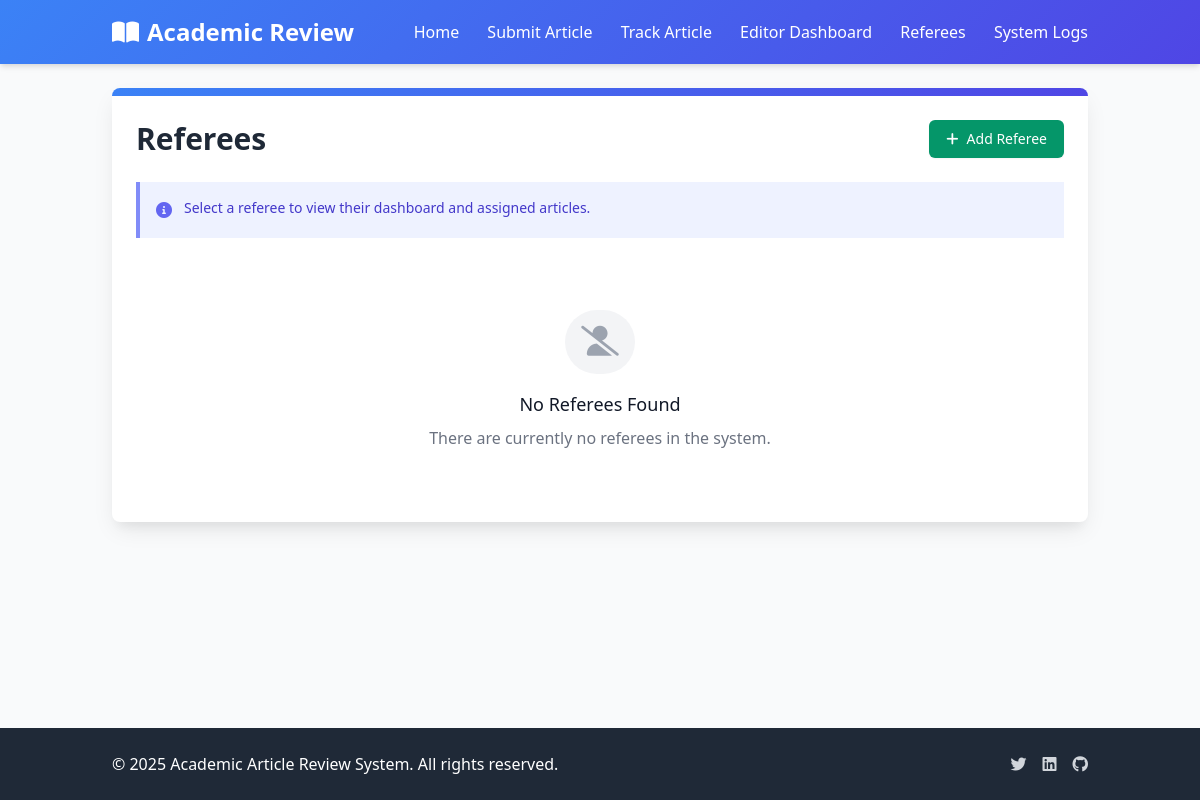
/referees/, run on an earlier commit of the app's database.
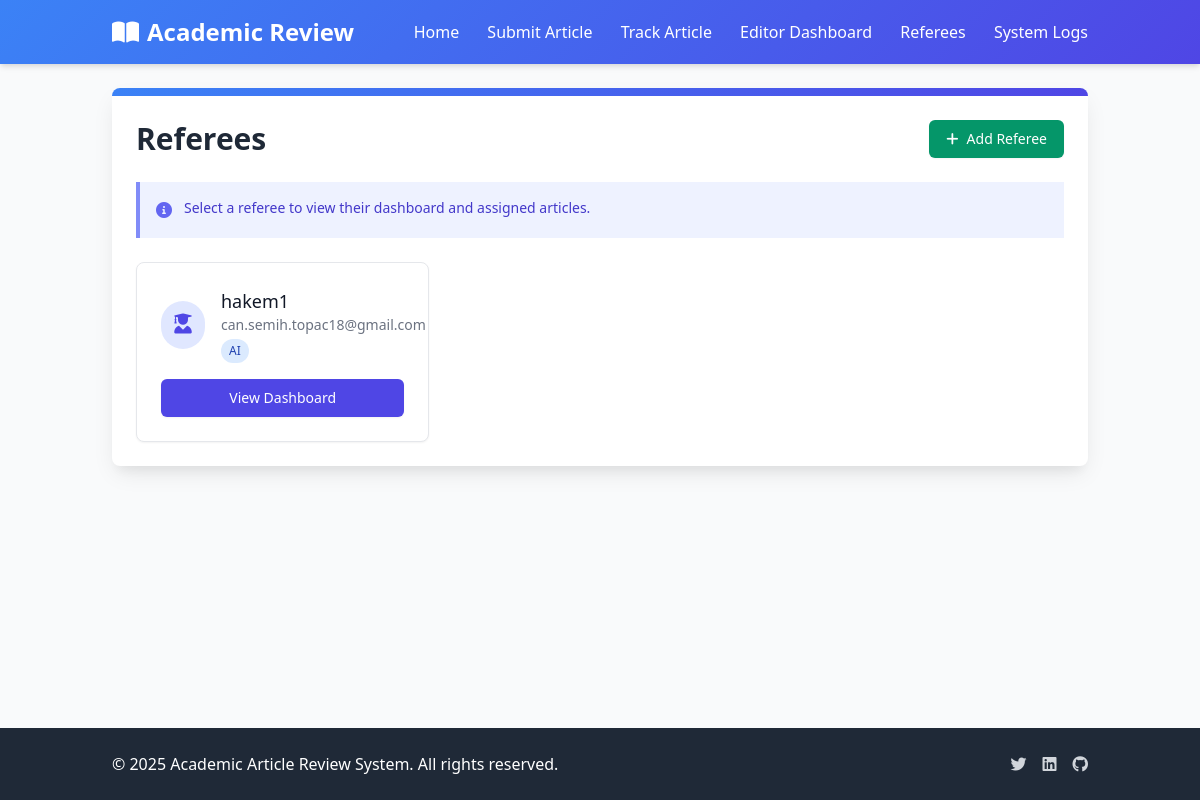
And on a later commit of the database.
### articles/models.py (models this page shows, shortened)
class Referee(models.Model):
    user = models.OneToOneField(User, on_delete=models.CASCADE)
    specialization = models.CharField(max_length=255, blank=True, help_text="Referee's area of expertise (e.g., Machine Learning, Data Science)")

### articles/views.py (the view)
# urls.py: path('referees/', views.referee_list, name='referee_list'),
def referee_list(request):
    referees = Referee.objects.all()
    return render(request, 'articles/referee/list.html', {'referees': referees})

### templates/articles/referee/list.html
{% extends 'articles/base.html' %}
{% block content %}
<div class="max-w-6xl mx-auto">
    <div class="bg-white rounded-lg shadow-card overflow-hidden">
        <div class="gradient-bg h-2"></div>
        <div class="p-6">
            <div class="flex justify-between items-center mb-6">
                <h1 class="text-3xl font-bold text-gray-800">Referees</h1>
                <a href="{% url 'add_referee' %}" class="inline-flex items-center px-4 py-2 border border-transparent text-sm font-medium rounded-md shadow-sm text-white bg-green-600 hover:bg-green-700 focus:outline-none focus:ring-2 focus:ring-offset-2 focus:ring-green-500">
                    <i class="fas fa-plus mr-2"></i> Add Referee
                </a>
            </div>
            <div class="bg-indigo-50 border-l-4 border-indigo-400 p-4 mb-6">
                <div class="flex">
                    <div class="flex-shrink-0">
                        <i class="fas fa-info-circle text-indigo-500"></i>
                    </div>
                    <div class="ml-3">
                        <p class="text-sm text-indigo-700">
                            Select a referee to view their dashboard and assigned articles.
                        </p>
                    </div>
                </div>
            </div>
            <div class="grid grid-cols-1 md:grid-cols-3 gap-6">
                {% for referee in referees %}
                <div class="bg-white rounded-lg border border-gray-200 shadow-sm overflow-hidden hover:shadow-md transition-shadow">
                    <div class="p-6">
                        <div class="flex items-center mb-4">
                            <div class="bg-indigo-100 rounded-full p-3 mr-4">
                                <i class="fas fa-user-graduate text-indigo-600 text-xl"></i>
                            </div>
                            <div>
                                <h3 class="text-lg font-medium text-gray-900">{{ referee.user.username }}</h3>
                                <p class="text-sm text-gray-500">{{ referee.user.email }}</p>
                                {% if referee.specialization %}
                                <p class="text-xs mt-1 bg-blue-100 text-blue-800 px-2 py-1 rounded-full inline-block">
                                    {{ referee.specialization }}
                                </p>
                                {% endif %}
                            </div>
                        </div>
                        <div class="mt-4">
                            <a href="{% url 'referee_dashboard' referee.id %}" class="w-full inline-flex justify-center items-center px-4 py-2 border border-transparent text-sm font-medium rounded-md shadow-sm text-white bg-indigo-600 hover:bg-indigo-700 focus:outline-none focus:ring-2 focus:ring-offset-2 focus:ring-indigo-500">
                                View Dashboard
                            </a>
                        </div>
                    </div>
                </div>
                {% empty %}
                <div class="md:col-span-3 text-center py-12">
                    <div class="inline-block p-4 rounded-full bg-gray-100 mb-4">
                        <i class="fas fa-user-slash text-gray-400 text-3xl"></i>
                    </div>
                    <h3 class="text-lg font-medium text-gray-900">No Referees Found</h3>
                    <p class="text-gray-500 mt-2">There are currently no referees in the system.</p>
                </div>
                {% endfor %}
            </div>
        </div>
    </div>
</div>
{% endblock %}

What changed in the data, as far as the page shows it:
added Referee: user.username "hakem1", user.email "can.semih.topac18@gmail.com", specialization "AI"
Also different on the page:
text no longer shown: "No Referees Found There are currently no referees in the system."
